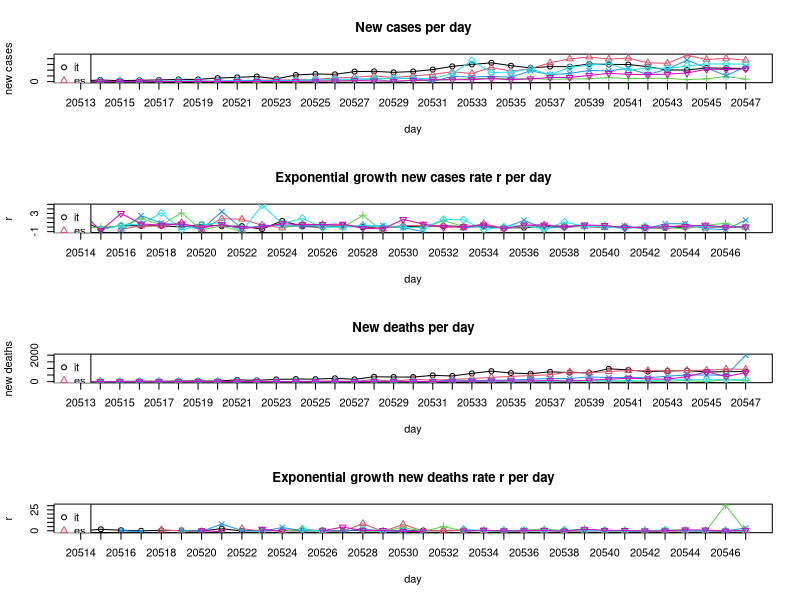

Write the R code that produced this figure.
## Exponential growth
# y = a * (1 + r)^x
# a = initial value (the amount before measuring growth or decay)
# r = growth or decay rate (most often represented as a percentage and expressed as a decimal)
# x = number of time intervals that have passed
# (y/a)^(1/x) - 1 = r

BASE_DIR <- "~/covid-19/"
setwd(BASE_DIR)

## March: New confirmed covid-19 cases per day. Data taken from daily situation reports from the WHO website.
days <- as.Date(c('01.03','02.03','03.03','04.03','05.03','06.03','07.03',
          '08.03','09.03','10.03','11.03','12.03','13.03','14.03',
          '15.03','16.03','17.03','18.03','19.03','20.03','21.03',
          '22.03','23.03','24.03','25.03','26.03','27.03','28.03',
          '29.03','30.03','31.03','01.04','02.04','03.04','04.04'), tryFormats = c("%d.%m"))
it <- c(240,561,347,466,587,769,778,1247,1492,1797,977,2313,2651,
        2547,3497,3590,3233,3526,4207,5322,5986,6557,5560,4789,5249,
        5210,6153,5959,5974,5217,4050,4053,4782,4668,4585)
es <- c(13,0,69,37,47,59,117,56,159,435,615,501,825,1266,1522,2000,
        1438,1987,2538,3431,2833,4946,3646,4517,6584,7937,8578,7871,
        8189,6549,6398,9222,7719,8102,7472)
ch <- c(8,6,6,7,20,30,123,55,68,0,159,154,213,267,234,841,0,450,353,
        853,977,1237,894,1044,774,925,1000,1390,1048,1122,1138,696,
        962,1774,862)
fr <- c(43,0,91,21,73,138,193,93,410,286,372,495,591,780,829,911,
        1193,1079,0,1834,1598,1821,1525,3794,2410,2895,3866,3756,
        4603,2497,4335,7500,4784,2066,5209)
de <- c(0,72,28,39,66,272,105,156,317,27,157,271,802,693,733,1043,
        1174,1144,1042,2801,7324,3140,3311,4438,2342,4954,5780,6294,
        3965,4751,4615,5453,6156,6174,6082)
uk <- c(3,13,3,12,20,29,49,43,67,46,50,87,134,208,342,251,152,407,
        672,647,706,1035,669,967,1427,1452,2129,2885,2546,2433,2619,
        3009,4324,4244,4450)
all_countries <- list(it,es,ch,fr,de,uk)

## March: New confirmed covid-19 deaths per day. Data taken from daily situation reports from the WHO website.
it_d <- c(8,6,17,28,27,41,49,37,132,97,168,196,189,252,173,368,349,
          345,473,429,625,795,649,601,743,685,660,971,887,758,810,
          839,727,760,764)
es_d <- c(0,0,0,0,1,2,2,0,5,18,8,12,36,36,16,152,21,182,107,169,
          235,324,394,462,514,738,655,769,832,838,812,849,864,950,
          932)
ch_d <- c(0,0,0,0,0,1,0,1,0,0,1,1,2,0,5,2,1,5,2,12,10,13,4,6,20,17,
          58,36,38,22,38,78,5,158,71)
fr_d <- c(0,0,1,1,0,2,3,1,9,11,3,15,13,18,12,36,21,27,0,128,78,112,
          112,186,240,231,364,297,319,291,415,497,505,471,2003)
de_d <- c(0,0,0,0,0,0,0,0,0,2,0,1,3,0,2,4,1,0,0,8,25,22,27,32,23,49,
          55,72,64,66,128,149,140,145,141)
uk_d <- c(0,0,0,0,0,0,1,1,0,1,3,0,2,2,11,14,20,5,0,41,33,56,48,54,
          87,41,115,181,260,209,180,381,743,389,684)
all_countries_d <- list(it_d,es_d,ch_d,fr_d,de_d,uk_d)

## Computing exponential growth rates r
compute_r <- function(y, t, x){
  r <- c()
  for(i in 2:length(t)){
    new_r <- (y[i] / y[i-1])^(1/x) - 1
    if(abs(new_r) %in% c(Inf, NaN)) new_r <- NA
    r <- c(r, new_r)
  }
  return(r)
}

r_it <- compute_r(it, days, 1)
r_es <- compute_r(es, days, 1)
r_ch <- compute_r(ch, days, 1)
r_fr <- compute_r(fr, days, 1)
r_de <- compute_r(de, days, 1)
r_uk <- compute_r(uk, days, 1)
all_countries_r <- list(r_it,r_es,r_ch,r_fr,r_de,r_uk)

r_it_d <- compute_r(it_d, days, 1)
r_es_d <- compute_r(es_d, days, 1)
r_ch_d <- compute_r(ch_d, days, 1)
r_fr_d <- compute_r(fr_d, days, 1)
r_de_d <- compute_r(de_d, days, 1)
r_uk_d <- compute_r(uk_d, days, 1)
all_countries_r_d <- list(r_it_d,r_es_d,r_ch_d,r_fr_d,r_de_d,r_uk_d)

## Plotting
all_countries_names <- c('it','es','ch','fr','de','uk')
colors <- 1:length(all_countries_names)
pchs <- 1:length(all_countries_names)

pdf('figures/static-new-cases-with-growth-rate.pdf', height = 10, paper = 'a4')

par(mfrow=c(4,1))

# New cases per day
plot(days, unlist(all_countries[1]), main='New cases per day', type='o',
     ylim=c(0,max(unlist(all_countries),na.rm=T)),
     xaxt="n", col=colors[1], pch=pchs[1], ylab='new cases', xlab='day')
axis(1, at=days, labels=T)
for(i in 2:length(all_countries)){
  lines(days, unlist(all_countries[i]), type='o', col=colors[i], pch=pchs[i])
}
legend('topleft',legend=all_countries_names,col=colors,pch=pchs)

# Exponential growth new cases rate r per day
plot(days[-1], unlist(all_countries_r[1]), main='Exponential growth new cases rate r per day', type='o',
     ylim=c(min(unlist(all_countries_r),na.rm=T), max(unlist(all_countries_r),na.rm=T)),
     xaxt="n", col=colors[1], pch=pchs[1], ylab='r', xlab='day')
axis(1, at=days[-1], labels=T)
for(i in 2:length(all_countries_r)){
  lines(days[-1], unlist(all_countries_r[i]), type='o', col=colors[i], pch=pchs[i])
}
legend('topleft',legend=all_countries_names,col=colors,pch=pchs)


# New deaths per day
plot(days, unlist(all_countries_d[1]), main='New deaths per day', type='o',
     ylim=c(0,max(unlist(all_countries_d),na.rm=T)),
     xaxt="n", col=colors[1], pch=pchs[1], ylab='new deaths', xlab='day')
axis(1, at=days, labels=T)
for(i in 2:length(all_countries_d)){
  lines(days, unlist(all_countries_d[i]), type='o', col=colors[i], pch=pchs[i])
}
legend('topleft',legend=all_countries_names,col=colors,pch=pchs)

# Exponential growth new deaths rate r per day
plot(days[-1], unlist(all_countries_r_d[1]), main='Exponential growth new deaths rate r per day', type='o',
     ylim=c(min(unlist(all_countries_r_d),na.rm=T), max(unlist(all_countries_r_d),na.rm=T)),
     xaxt="n", col=colors[1], pch=pchs[1], ylab='r', xlab='day')
axis(1, at=days[-1], labels=T)
for(i in 2:length(all_countries_r_d)){
  lines(days[-1], unlist(all_countries_r_d[i]), type='o', col=colors[i], pch=pchs[i])
}
legend('topleft',legend=all_countries_names,col=colors,pch=pchs)

dev.off <- dev.off()
